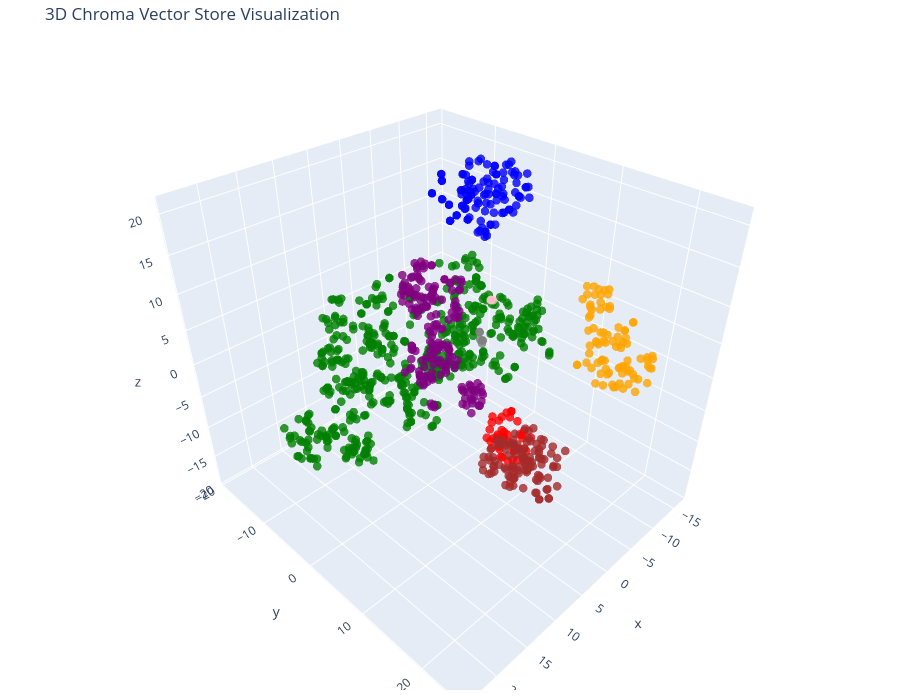

Notebook cell for this chart:
### Code cell
# Let's try 3D!

tsne = TSNE(n_components=3, random_state=42)
reduced_vectors = tsne.fit_transform(vectors)

# Create the 3D scatter plot
fig = go.Figure(data=[go.Scatter3d(
    x=reduced_vectors[:, 0],
    y=reduced_vectors[:, 1],
    z=reduced_vectors[:, 2],
    mode='markers',
    marker=dict(size=5, color=colors, opacity=0.8),
    text=[f"Type: {t}<br>Text: {d[:100]}..." for t, d in zip(doc_types, documents)],
    hoverinfo='text'
)])

fig.update_layout(
    title='3D Chroma Vector Store Visualization',
    scene=dict(xaxis_title='x', yaxis_title='y', zaxis_title='z'),
    width=900,
    height=700,
    margin=dict(r=10, b=10, l=10, t=40)
)

fig.show()

### Figure 1 — Plotly figure (JSON) as saved in the notebook; plotly's stock layout.template omitted (floating-point values rounded to 4 significant figures; data arrays with more than 128 entries replaced by an {"elided": "..."} marker saying what was removed)
{"data": [{"hoverinfo": "text", "marker": {"color": {"elided": "1041 str values"}, "opacity": 0.8, "size": 5}, "mode": "markers", "text": {"elided": "1041 str values"}, "type": "scatter3d", "x": {"elided": "1041 float values"}, "y": {"elided": "1041 float values"}, "z": {"elided": "1041 float values"}}], "layout": {"height": 700, "margin": {"b": 10, "l": 10, "r": 10, "t": 40}, "scene": {"xaxis": {"title": {"text": "x"}}, "yaxis": {"title": {"text": "y"}}, "zaxis": {"title": {"text": "z"}}}, "title": {"text": "3D Chroma Vector Store Visualization"}, "width": 900}}
